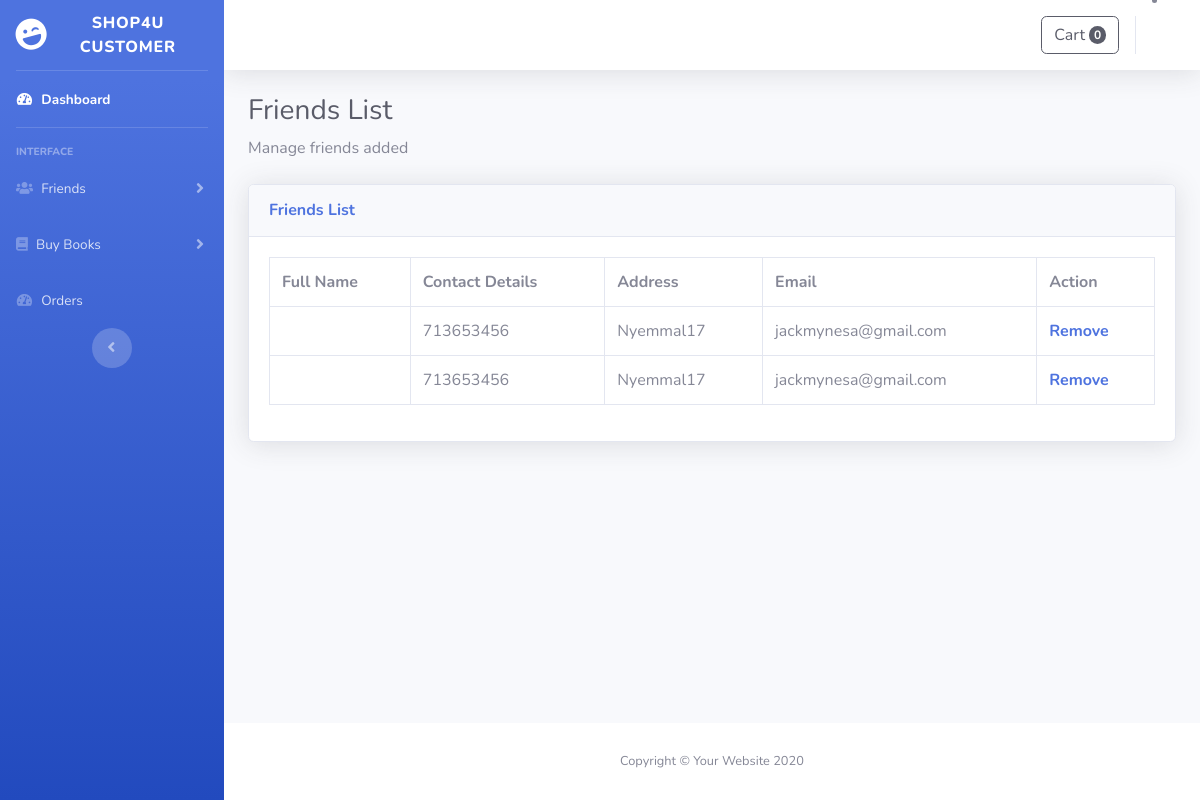
The page /customer/friends-list.php on the database its author committed.
### tables this page shows
CREATE TABLE IF NOT EXISTS `friends` (
  `friendsId` int(11) NOT NULL,
  `fullname` varchar(200) NOT NULL,
  `contact` int(11) NOT NULL,
  `address` varchar(200) NOT NULL,
  `email` varchar(200) NOT NULL,
  `username` varchar(200) NOT NULL
);

### customer/friends-list.php (the view, shortened to what this page needs)
<!DOCTYPE html>
<html lang="en">
<?php include 'functions.php';
$user=$_SESSION['user']['username'];
$sql = "select * FROM orders where username = '$user'";
$mysqliStatus = $db->query($sql);
$rows_count_value = mysqli_num_rows($mysqliStatus);
?>
<head>
    <link href="vendor/fontawesome-free/css/all.min.css" rel="stylesheet" type="text/css">
    <link href="css/sb-admin-2.min.css" rel="stylesheet">
</head>
<body id="page-top">
    <div id="wrapper">
        <ul class="navbar-nav bg-gradient-primary sidebar sidebar-dark accordion" id="accordionSidebar">
            <a class="sidebar-brand d-flex align-items-center justify-content-center" href="index.html">
                <div class="sidebar-brand-icon rotate-n-15">
                    <i class="fas fa-laugh-wink"></i>
                </div>
                <div class="sidebar-brand-text mx-3">Shop4U Customer<sup></sup></div>
            </a>
            <hr class="sidebar-divider my-0">
            <li class="nav-item active">
                <a class="nav-link" href="index.php">
                    <i class="fas fa-fw fa-tachometer-alt"></i>
                    <span>Dashboard</span></a>
            </li>
            <hr class="sidebar-divider">
            <div class="sidebar-heading">
                Interface
            </div>
            <li class="nav-item">
                <a class="nav-link collapsed" href="#" data-toggle="collapse" data-target="#collapseTwo"
                    aria-expanded="true" aria-controls="collapseTwo">
                   <i class="fas fa-solid fa-users"></i>
                    <span>Friends</span>
                </a>
            </li>
             <li class="nav-item">
                <a class="nav-link collapsed" href="#" data-toggle="collapse" data-target="#collapseUtilities"
                    aria-expanded="true" aria-controls="collapseUtilities">
                    <i class="fas fa-solid fa-book"></i>
                    <span>Buy Books</span>
                </a>
            </li>
            <li class="nav-item">
                <a class="nav-link" href="order-list.php">
                    <i class="fas fa-fw fa-tachometer-alt"></i>
                    <span>Orders</span></a>
            </li>
            <div class="text-center d-none d-md-inline">
                <button class="rounded-circle border-0" id="sidebarToggle"></button>
            </div>
        </ul>
        <div id="content-wrapper" class="d-flex flex-column">
            <div id="content">
                <nav class="navbar navbar-expand navbar-light bg-white topbar mb-4 static-top shadow">
                        <div class="dflex">
                        <a class="btn btn-outline-dark" href="cart.php" type="submit">
                            Cart
                            <span class="badge bg-dark text-white ms-1 rounded-pill"><?php echo $rows_count_value; ?></span>
                        </a>
                    </div>
                        <li class="nav-item dropdown no-arrow">
                            <a class="nav-link dropdown-toggle" href="#" id="userDropdown" role="button"
                                data-toggle="dropdown" aria-haspopup="true" aria-expanded="false">
                            </a>
                        </li>
                </nav>
                <div class="container-fluid">
                    <h1 class="h3 mb-2 text-gray-800">Friends List</h1>
                    <p class="mb-4">Manage friends added <a target="_blank"
                    <div class="card shadow mb-4">
                        <div class="card-header py-3">
                            <h6 class="m-0 font-weight-bold text-primary">Friends List</h6>
                        </div>
                        <div class="card-body">
                            <div class="table-responsive">
                                <?php
                                    $user=$_SESSION['user']['username'];
                                    $result = mysql_query("SELECT * FROM friends where username='$user' ")
                                    or die(mysql_error());
                                echo "<table class='table table-bordered' id='dataTable' width='100%' cellspacing='0'>";
                                    echo "<tr>
                                            <th>Full Name</th>
                                            <th>Contact Details</th>
                                            <th>Address</th>
                                            <th>Email</th>
                                            <th>Action</th>
                                        </tr>";
                                        while($row = mysql_fetch_array( $result ))
                                            {
                                        echo "<tr>";
                                        echo "<td>" . $row['fullname'] . "</td>";
                                        echo "<td>". $row['contact'] . "</td>";
                                        echo "<td>". $row['address'] . "</td>";
                                        echo "<td>". $row['email'] . "</td>";
                                        echo '<td><b><font color="red"><a href="remove.php?friendsId=' . $row['friendsId'] . '">Remove</a></font></a></td>';
                                    }
                                ?>
                            </div>
                        </div>
                    </div>
                </div>
            <footer class="sticky-footer bg-white">
                <div class="container my-auto">
                    <div class="copyright text-center my-auto">
                        <span>Copyright &copy; Your Website 2020</span>
                    </div>
                </div>
            </footer>
</body>
</html>

### rows shown on the page
friends: contact "713653456", address "Nyemmal17", email "jackmynesa@gmail.com"
friends: contact "713653456", address "Nyemmal17", email "jackmynesa@gmail.com"

### other values the page prints
$rows_count_value "0"
